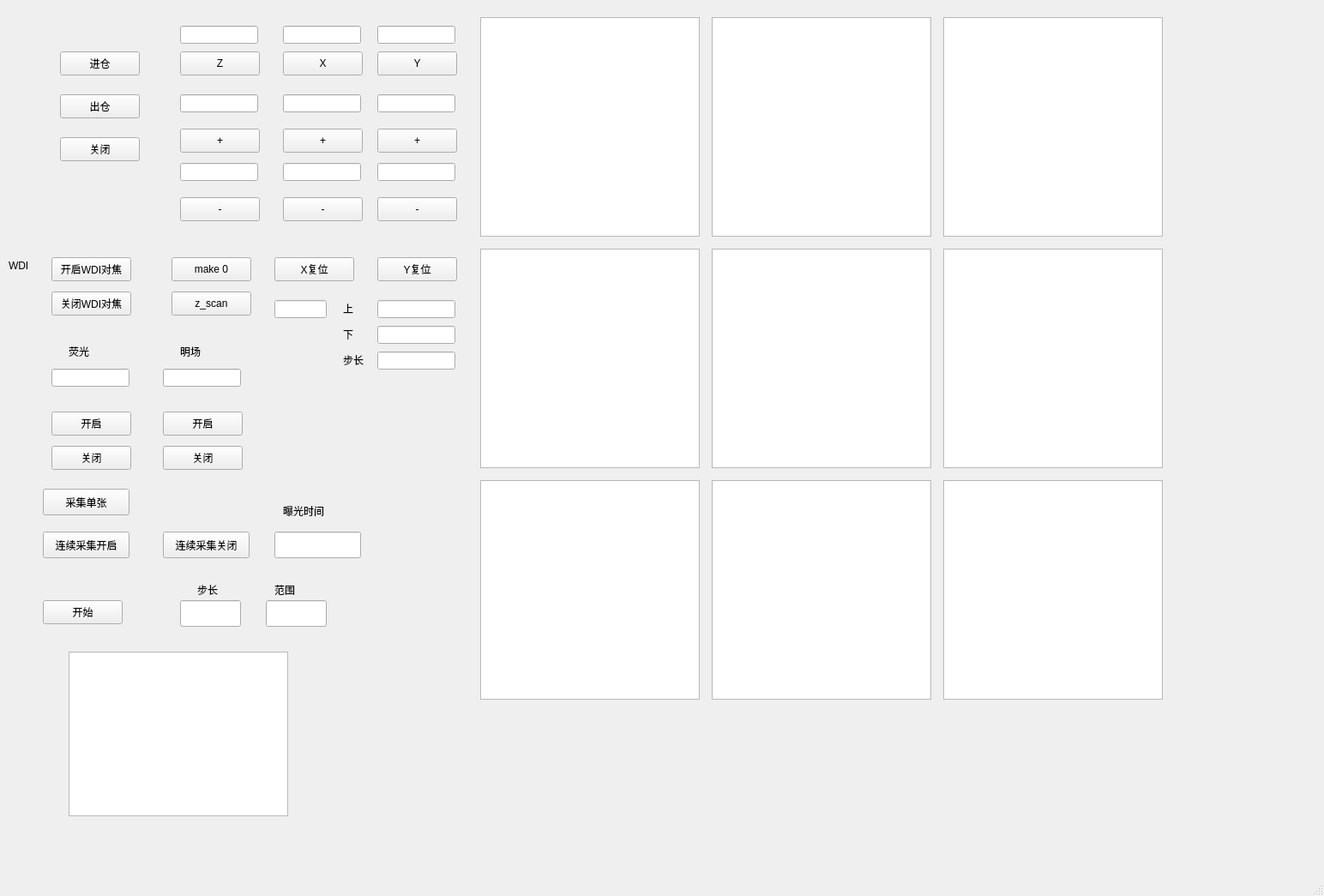
<?xml version="1.0" encoding="UTF-8"?>
<ui version="4.0">
 <class>MainWindow</class>
 <widget class="QMainWindow" name="MainWindow">
  <property name="geometry">
   <rect>
    <x>0</x>
    <y>0</y>
    <width>1544</width>
    <height>1045</height>
   </rect>
  </property>
  <property name="windowTitle">
   <string>MainWindow</string>
  </property>
  <widget class="QWidget" name="centralwidget">
   <widget class="QPushButton" name="incang_button">
    <property name="geometry">
     <rect>
      <x>70</x>
      <y>60</y>
      <width>93</width>
      <height>28</height>
     </rect>
    </property>
    <property name="text">
     <string>进仓</string>
    </property>
   </widget>
   <widget class="QPushButton" name="out_button">
    <property name="geometry">
     <rect>
      <x>70</x>
      <y>110</y>
      <width>93</width>
      <height>28</height>
     </rect>
    </property>
    <property name="text">
     <string>出仓</string>
    </property>
   </widget>
   <widget class="QPushButton" name="z_move_button">
    <property name="geometry">
     <rect>
      <x>210</x>
      <y>60</y>
      <width>93</width>
      <height>28</height>
     </rect>
    </property>
    <property name="text">
     <string>Z</string>
    </property>
   </widget>
   <widget class="QPushButton" name="x_move_button">
    <property name="geometry">
     <rect>
      <x>330</x>
      <y>60</y>
      <width>93</width>
      <height>28</height>
     </rect>
    </property>
    <property name="text">
     <string>X</string>
    </property>
   </widget>
   <widget class="QPushButton" name="y_move_button">
    <property name="geometry">
     <rect>
      <x>440</x>
      <y>60</y>
      <width>93</width>
      <height>28</height>
     </rect>
    </property>
    <property name="text">
     <string>Y</string>
    </property>
   </widget>
   <widget class="QPushButton" name="close_button">
    <property name="geometry">
     <rect>
      <x>70</x>
      <y>160</y>
      <width>93</width>
      <height>28</height>
     </rect>
    </property>
    <property name="text">
     <string>关闭</string>
    </property>
   </widget>
   <widget class="QPushButton" name="x_reset_button">
    <property name="geometry">
     <rect>
      <x>320</x>
      <y>300</y>
      <width>93</width>
      <height>28</height>
     </rect>
    </property>
    <property name="text">
     <string>X复位</string>
    </property>
   </widget>
   <widget class="QPushButton" name="y_reset_button">
    <property name="geometry">
     <rect>
      <x>440</x>
      <y>300</y>
      <width>93</width>
      <height>28</height>
     </rect>
    </property>
    <property name="text">
     <string>Y复位</string>
    </property>
   </widget>
   <widget class="QLineEdit" name="x_value">
    <property name="geometry">
     <rect>
      <x>330</x>
      <y>110</y>
      <width>91</width>
      <height>21</height>
     </rect>
    </property>
   </widget>
   <widget class="QLineEdit" name="y_value">
    <property name="geometry">
     <rect>
      <x>440</x>
      <y>110</y>
      <width>91</width>
      <height>21</height>
     </rect>
    </property>
   </widget>
   <widget class="QPushButton" name="fouce_on_button">
    <property name="geometry">
     <rect>
      <x>60</x>
      <y>300</y>
      <width>93</width>
      <height>28</height>
     </rect>
    </property>
    <property name="text">
     <string>开启WDI对焦</string>
    </property>
   </widget>
   <widget class="QPushButton" name="make_0_button">
    <property name="geometry">
     <rect>
      <x>200</x>
      <y>300</y>
      <width>93</width>
      <height>28</height>
     </rect>
    </property>
    <property name="text">
     <string>make 0</string>
    </property>
   </widget>
   <widget class="QLineEdit" name="z_value">
    <property name="geometry">
     <rect>
      <x>210</x>
      <y>110</y>
      <width>91</width>
      <height>21</height>
     </rect>
    </property>
   </widget>
   <widget class="QLineEdit" name="fluorsecent_value">
    <property name="geometry">
     <rect>
      <x>60</x>
      <y>430</y>
      <width>91</width>
      <height>21</height>
     </rect>
    </property>
   </widget>
   <widget class="QLineEdit" name="Brightfield_value">
    <property name="geometry">
     <rect>
      <x>190</x>
      <y>430</y>
      <width>91</width>
      <height>21</height>
     </rect>
    </property>
   </widget>
   <widget class="QPushButton" name="y_positive_button">
    <property name="geometry">
     <rect>
      <x>440</x>
      <y>150</y>
      <width>93</width>
      <height>28</height>
     </rect>
    </property>
    <property name="text">
     <string>+</string>
    </property>
   </widget>
   <widget class="QPushButton" name="y_negative_button">
    <property name="geometry">
     <rect>
      <x>440</x>
      <y>230</y>
      <width>93</width>
      <height>28</height>
     </rect>
    </property>
    <property name="text">
     <string>-</string>
    </property>
   </widget>
   <widget class="QPushButton" name="x_negative_button">
    <property name="geometry">
     <rect>
      <x>330</x>
      <y>230</y>
      <width>93</width>
      <height>28</height>
     </rect>
    </property>
    <property name="text">
     <string>-</string>
    </property>
   </widget>
   <widget class="QPushButton" name="x_positive_button">
    <property name="geometry">
     <rect>
      <x>330</x>
      <y>150</y>
      <width>93</width>
      <height>28</height>
     </rect>
    </property>
    <property name="text">
     <string>+</string>
    </property>
   </widget>
   <widget class="QPushButton" name="z_up_button">
    <property name="geometry">
     <rect>
      <x>210</x>
      <y>150</y>
      <width>93</width>
      <height>28</height>
     </rect>
    </property>
    <property name="text">
     <string>+</string>
    </property>
   </widget>
   <widget class="QPushButton" name="z_down_button">
    <property name="geometry">
     <rect>
      <x>210</x>
      <y>230</y>
      <width>93</width>
      <height>28</height>
     </rect>
    </property>
    <property name="text">
     <string>-</string>
    </property>
   </widget>
   <widget class="QPushButton" name="fluorsecent_on_button">
    <property name="geometry">
     <rect>
      <x>60</x>
      <y>480</y>
      <width>93</width>
      <height>28</height>
     </rect>
    </property>
    <property name="text">
     <string>开启</string>
    </property>
   </widget>
   <widget class="QPushButton" name="Brightfield_on_button">
    <property name="geometry">
     <rect>
      <x>190</x>
      <y>480</y>
      <width>93</width>
      <height>28</height>
     </rect>
    </property>
    <property name="text">
     <string>开启</string>
    </property>
   </widget>
   <widget class="QPushButton" name="fluorsecent_off_button">
    <property name="geometry">
     <rect>
      <x>60</x>
      <y>520</y>
      <width>93</width>
      <height>28</height>
     </rect>
    </property>
    <property name="text">
     <string>关闭</string>
    </property>
   </widget>
   <widget class="QPushButton" name="Brightfield_off_button">
    <property name="geometry">
     <rect>
      <x>190</x>
      <y>520</y>
      <width>93</width>
      <height>28</height>
     </rect>
    </property>
    <property name="text">
     <string>关闭</string>
    </property>
   </widget>
   <widget class="QLabel" name="label_flur">
    <property name="geometry">
     <rect>
      <x>80</x>
      <y>400</y>
      <width>72</width>
      <height>20</height>
     </rect>
    </property>
    <property name="text">
     <string>荧光</string>
    </property>
   </widget>
   <widget class="QLabel" name="label_Bright">
    <property name="geometry">
     <rect>
      <x>210</x>
      <y>400</y>
      <width>72</width>
      <height>20</height>
     </rect>
    </property>
    <property name="text">
     <string>明场</string>
    </property>
   </widget>
   <widget class="QLabel" name="label_wdi">
    <property name="geometry">
     <rect>
      <x>10</x>
      <y>300</y>
      <width>72</width>
      <height>20</height>
     </rect>
    </property>
    <property name="text">
     <string>WDI</string>
    </property>
   </widget>
   <widget class="QPushButton" name="bright_capture_button">
    <property name="geometry">
     <rect>
      <x>50</x>
      <y>570</y>
      <width>101</width>
      <height>31</height>
     </rect>
    </property>
    <property name="text">
     <string>采集单张</string>
    </property>
   </widget>
   <widget class="QPushButton" name="fouce_off_buttion">
    <property name="geometry">
     <rect>
      <x>60</x>
      <y>340</y>
      <width>93</width>
      <height>28</height>
     </rect>
    </property>
    <property name="text">
     <string>关闭WDI对焦</string>
    </property>
   </widget>
   <widget class="QPushButton" name="zscan_button">
    <property name="geometry">
     <rect>
      <x>200</x>
      <y>340</y>
      <width>93</width>
      <height>28</height>
     </rect>
    </property>
    <property name="text">
     <string>z_scan</string>
    </property>
   </widget>
   <widget class="QLineEdit" name="scan_up_limit">
    <property name="geometry">
     <rect>
      <x>440</x>
      <y>350</y>
      <width>91</width>
      <height>21</height>
     </rect>
    </property>
   </widget>
   <widget class="QLineEdit" name="scan_down_limit">
    <property name="geometry">
     <rect>
      <x>440</x>
      <y>380</y>
      <width>91</width>
      <height>21</height>
     </rect>
    </property>
   </widget>
   <widget class="QLabel" name="label_wdi_2">
    <property name="geometry">
     <rect>
      <x>400</x>
      <y>350</y>
      <width>72</width>
      <height>20</height>
     </rect>
    </property>
    <property name="text">
     <string>上</string>
    </property>
   </widget>
   <widget class="QLabel" name="label_wdi_3">
    <property name="geometry">
     <rect>
      <x>400</x>
      <y>380</y>
      <width>72</width>
      <height>20</height>
     </rect>
    </property>
    <property name="text">
     <string>下</string>
    </property>
   </widget>
   <widget class="QLineEdit" name="scan_step_value">
    <property name="geometry">
     <rect>
      <x>440</x>
      <y>410</y>
      <width>91</width>
      <height>21</height>
     </rect>
    </property>
   </widget>
   <widget class="QLabel" name="label_wdi_4">
    <property name="geometry">
     <rect>
      <x>400</x>
      <y>410</y>
      <width>72</width>
      <height>20</height>
     </rect>
    </property>
    <property name="text">
     <string>步长</string>
    </property>
   </widget>
   <widget class="QLineEdit" name="z_setp_value">
    <property name="geometry">
     <rect>
      <x>210</x>
      <y>190</y>
      <width>91</width>
      <height>21</height>
     </rect>
    </property>
   </widget>
   <widget class="QLineEdit" name="y_setp_value">
    <property name="geometry">
     <rect>
      <x>440</x>
      <y>190</y>
      <width>91</width>
      <height>21</height>
     </rect>
    </property>
   </widget>
   <widget class="QLineEdit" name="x_setp_value">
    <property name="geometry">
     <rect>
      <x>330</x>
      <y>190</y>
      <width>91</width>
      <height>21</height>
     </rect>
    </property>
   </widget>
   <widget class="QLineEdit" name="z_display">
    <property name="geometry">
     <rect>
      <x>210</x>
      <y>30</y>
      <width>91</width>
      <height>21</height>
     </rect>
    </property>
    <property name="dragEnabled">
     <bool>false</bool>
    </property>
   </widget>
   <widget class="QPushButton" name="continuous_capture_button_on">
    <property name="geometry">
     <rect>
      <x>50</x>
      <y>620</y>
      <width>101</width>
      <height>31</height>
     </rect>
    </property>
    <property name="text">
     <string>连续采集开启</string>
    </property>
   </widget>
   <widget class="QLineEdit" name="x_display">
    <property name="geometry">
     <rect>
      <x>330</x>
      <y>30</y>
      <width>91</width>
      <height>21</height>
     </rect>
    </property>
    <property name="dragEnabled">
     <bool>false</bool>
    </property>
   </widget>
   <widget class="QLineEdit" name="y_display">
    <property name="geometry">
     <rect>
      <x>440</x>
      <y>30</y>
      <width>91</width>
      <height>21</height>
     </rect>
    </property>
    <property name="dragEnabled">
     <bool>false</bool>
    </property>
   </widget>
   <widget class="QPushButton" name="continuous_capture_button_off">
    <property name="geometry">
     <rect>
      <x>190</x>
      <y>620</y>
      <width>101</width>
      <height>31</height>
     </rect>
    </property>
    <property name="text">
     <string>连续采集关闭</string>
    </property>
   </widget>
   <widget class="QLineEdit" name="zscan_fcouse_value">
    <property name="geometry">
     <rect>
      <x>320</x>
      <y>350</y>
      <width>61</width>
      <height>21</height>
     </rect>
    </property>
   </widget>
   <widget class="QLineEdit" name="exposure_time">
    <property name="geometry">
     <rect>
      <x>320</x>
      <y>620</y>
      <width>101</width>
      <height>31</height>
     </rect>
    </property>
   </widget>
   <widget class="QLabel" name="exposure_time_label">
    <property name="geometry">
     <rect>
      <x>330</x>
      <y>580</y>
      <width>81</width>
      <height>31</height>
     </rect>
    </property>
    <property name="text">
     <string>曝光时间</string>
    </property>
   </widget>
   <widget class="QLabel" name="rang_label">
    <property name="geometry">
     <rect>
      <x>320</x>
      <y>680</y>
      <width>72</width>
      <height>15</height>
     </rect>
    </property>
    <property name="text">
     <string>范围</string>
    </property>
   </widget>
   <widget class="QLineEdit" name="setp_lineEdit">
    <property name="geometry">
     <rect>
      <x>210</x>
      <y>700</y>
      <width>71</width>
      <height>31</height>
     </rect>
    </property>
   </widget>
   <widget class="QLineEdit" name="rang_lineEdit">
    <property name="geometry">
     <rect>
      <x>310</x>
      <y>700</y>
      <width>71</width>
      <height>31</height>
     </rect>
    </property>
   </widget>
   <widget class="QLabel" name="step_label">
    <property name="geometry">
     <rect>
      <x>230</x>
      <y>680</y>
      <width>72</width>
      <height>15</height>
     </rect>
    </property>
    <property name="text">
     <string>步长</string>
    </property>
   </widget>
   <widget class="QPushButton" name="start_pushButton">
    <property name="geometry">
     <rect>
      <x>50</x>
      <y>700</y>
      <width>93</width>
      <height>28</height>
     </rect>
    </property>
    <property name="text">
     <string>开始</string>
    </property>
   </widget>
   <widget class="QGraphicsView" name="graphicsView_1">
    <property name="geometry">
     <rect>
      <x>560</x>
      <y>20</y>
      <width>256</width>
      <height>256</height>
     </rect>
    </property>
   </widget>
   <widget class="QGraphicsView" name="graphicsView_2">
    <property name="geometry">
     <rect>
      <x>830</x>
      <y>20</y>
      <width>256</width>
      <height>256</height>
     </rect>
    </property>
   </widget>
   <widget class="QGraphicsView" name="graphicsView_3">
    <property name="geometry">
     <rect>
      <x>1100</x>
      <y>20</y>
      <width>256</width>
      <height>256</height>
     </rect>
    </property>
   </widget>
   <widget class="QGraphicsView" name="graphicsView_4">
    <property name="geometry">
     <rect>
      <x>1100</x>
      <y>290</y>
      <width>256</width>
      <height>256</height>
     </rect>
    </property>
   </widget>
   <widget class="QGraphicsView" name="graphicsView_5">
    <property name="geometry">
     <rect>
      <x>560</x>
      <y>290</y>
      <width>256</width>
      <height>256</height>
     </rect>
    </property>
   </widget>
   <widget class="QGraphicsView" name="graphicsView_6">
    <property name="geometry">
     <rect>
      <x>830</x>
      <y>290</y>
      <width>256</width>
      <height>256</height>
     </rect>
    </property>
   </widget>
   <widget class="QGraphicsView" name="graphicsView_7">
    <property name="geometry">
     <rect>
      <x>830</x>
      <y>560</y>
      <width>256</width>
      <height>256</height>
     </rect>
    </property>
   </widget>
   <widget class="QGraphicsView" name="graphicsView_8">
    <property name="geometry">
     <rect>
      <x>560</x>
      <y>560</y>
      <width>256</width>
      <height>256</height>
     </rect>
    </property>
   </widget>
   <widget class="QGraphicsView" name="graphicsView_9">
    <property name="geometry">
     <rect>
      <x>1100</x>
      <y>560</y>
      <width>256</width>
      <height>256</height>
     </rect>
    </property>
   </widget>
   <widget class="QTextBrowser" name="textBrowser">
    <property name="geometry">
     <rect>
      <x>80</x>
      <y>760</y>
      <width>256</width>
      <height>192</height>
     </rect>
    </property>
   </widget>
  </widget>
  <widget class="QMenuBar" name="menubar">
   <property name="geometry">
    <rect>
     <x>0</x>
     <y>0</y>
     <width>1544</width>
     <height>26</height>
    </rect>
   </property>
  </widget>
  <widget class="QStatusBar" name="statusbar"/>
 </widget>
 <resources/>
 <connections>
  <connection>
   <sender>close_button</sender>
   <signal>clicked()</signal>
   <receiver>MainWindow</receiver>
   <slot>close()</slot>
   <hints>
    <hint type="sourcelabel">
     <x>140</x>
     <y>363</y>
    </hint>
    <hint type="destinationlabel">
     <x>184</x>
     <y>445</y>
    </hint>
   </hints>
  </connection>
 </connections>
 <slots>
  <slot>sendandrecv()</slot>
 </slots>
</ui>
